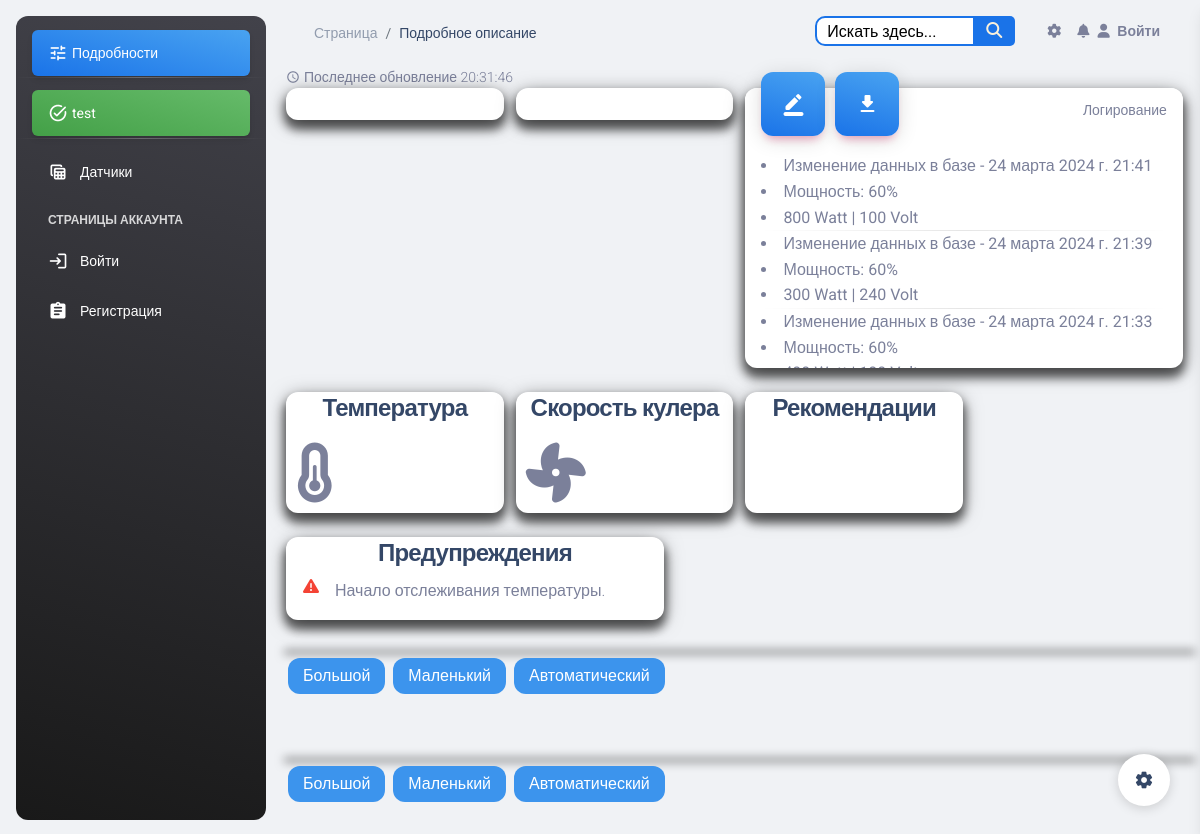
Page /sensors/1/ on the earlier database version.
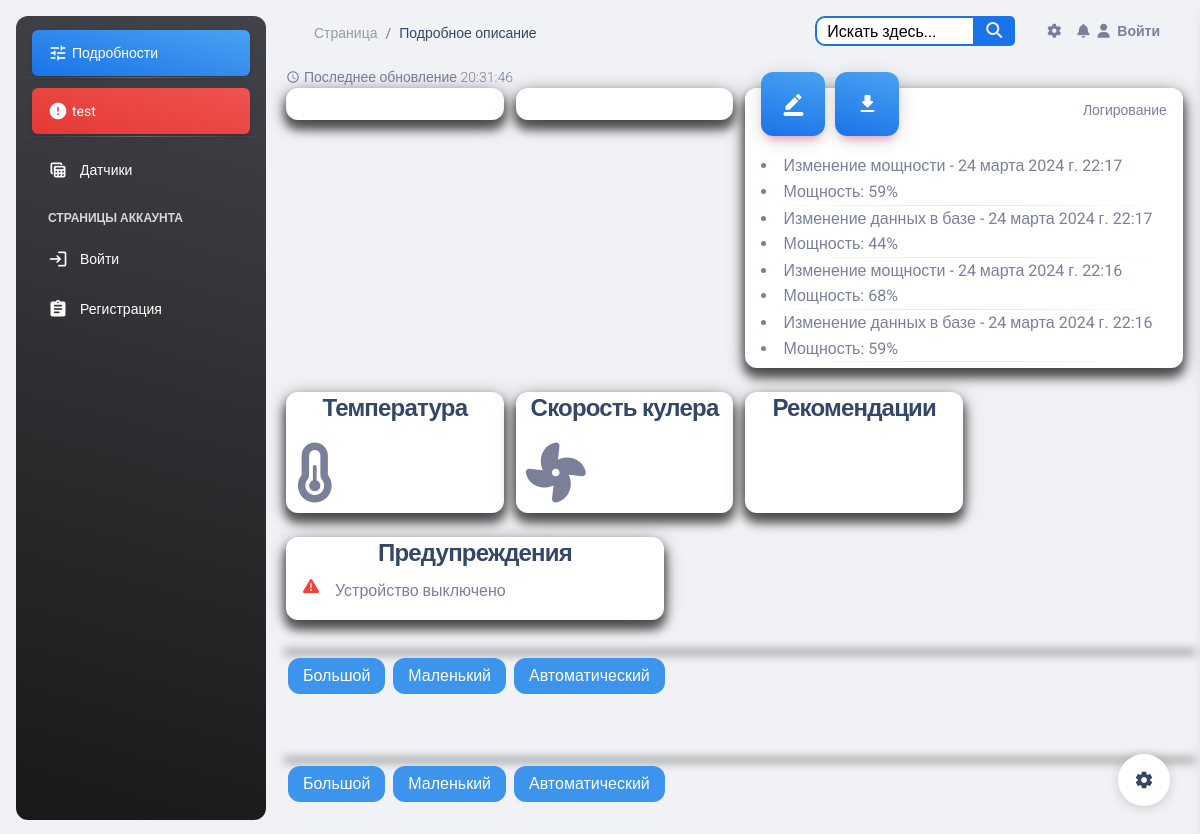
Same page on the later database version.
### esp_sensor/models.py (models this page shows, shortened)
class Sensor(models.Model):
    id = models.AutoField(primary_key=True)
    name = models.CharField('Имя датчика', max_length=100, unique=True)
    slug = models.SlugField(max_length=255, unique=True, db_index=True, verbose_name="URL")
    description = models.TextField('Описание', blank=True)
    owner = models.CharField("Владелец", max_length=100, blank=True)
    date_added = models.DateTimeField('Дата добавления', default=timezone.now)
    country = models.ManyToManyField(Country, blank=True, verbose_name='Страна')
    city = models.ManyToManyField(City, blank=True, verbose_name='Город')
    inclusions = models.IntegerField("Количество включений", default=0)
    power = models.IntegerField(default=0,
                                blank=True,
                                verbose_name='Мощность',
                                validators=[MinValueValidator(0), MaxValueValidator(100)])
    watt = models.IntegerField("Потребление мощности", default=0)
    volt = models.IntegerField("Электрическое напряжение", default=0)
    work = models.BooleanField('Онлайн', default=True)
    blocked = models.BooleanField('Заблокирован', default=False)
    temperature = models.FloatField('Температура', default=0)
    fan_speed = models.IntegerField('Скорость кулера', default=0)
    class Meta:
        verbose_name = 'Датчик'
        verbose_name_plural = 'Датчики'

class SensorLog(models.Model):
    sensor = models.ForeignKey(Sensor, on_delete=models.CASCADE)
    timestamp = models.DateTimeField(auto_now_add=True)
    log_type = models.CharField(max_length=20)
    previous_power = models.IntegerField(null=True, blank=True)
    previous_watt = models.IntegerField(null=True, blank=True)
    previous_volt = models.IntegerField(null=True, blank=True)

### esp_sensor/views.py (the view, shortened to what this page needs)
# urls.py: path('sensors/<int:pk>/', SensorDetailView.as_view(), name='sensor_detail'),
class SensorDetailView(DetailView):
    model = Sensor
    template_name = 'sensor/sensor_detail.html'
    context_object_name = 'sensor'
    paginate_by = 15
    def get_queryset(self):
        queryset = super().get_queryset()
        return queryset.prefetch_related('sensorlog_set').all()
    def get_context_data(self, **kwargs):
        context = super().get_context_data(**kwargs)
        sensor = self.get_object()
        logs = sensor.sensorlog_set.all().order_by('-timestamp')
        paginator = Paginator(logs, 10)
        page_number = self.request.GET.get('page')
        page_logs = paginator.get_page(page_number)
        context['logs'] = page_logs
        context['sensor_id'] = sensor.id
        temperature = sensor.temperature
        fan_speed = sensor.fan_speed
        context['temperature'] = temperature
        context['fan_speed'] = fan_speed
        self.add_warnings_to_context(sensor, context)
        self.add_recommendations_to_context(sensor, context)
        if logs.exists():
            context['latest_log'] = logs.last()
        else:
            context['latest_log'] = None
        return context
    def add_warnings_to_context(self, sensor, context):
        warnings = []
        previous_temperatures = self.request.session.get('previous_temperatures', [])
        temperature = sensor.temperature
        fan_speed = sensor.fan_speed
        if previous_temperatures:
            last_three_temperatures = previous_temperatures[-3:]
            if all(temp > last_three_temperatures[i - 1] for i, temp in
                   enumerate(last_three_temperatures[1:], start=1)):
                warnings.append('Температура постоянно растет.')
        else:
            warnings.append('Начало отслеживания температуры.')
        previous_temperatures.append(temperature)
        self.request.session['previous_temperatures'] = previous_temperatures
        if temperature is not None and temperature > 80:
            warnings.append('Высокая температура устройства')
        if fan_speed is not None and fan_speed < 100:
            warnings.append('Низкая скорость кулера')
        context['warnings'] = warnings
    def add_recommendations_to_context(self, sensor, context):
        recommendations = []
        previous_powers = self.request.session.get('previous_powers', [])
        power = sensor.power
        previous_powers.append(power)
        self.request.session['previous_powers'] = previous_powers
        if len(previous_powers) >= 5 and all(p > 90 for p in previous_powers[-5:]):
            recommendations.append('Мощность устройства долгое время превышает 90%. Рекомендуется снизить мощность.')
        context['recommendations'] = recommendations
    def render_to_response(self, context, **response_kwargs):
        if self.request.headers.get('x-requested-with') == 'XMLHttpRequest':
            logs_html = self.render_logs_to_html(context['logs'])
            num_pages = context['logs'].paginator.num_pages
            return JsonResponse(
                {'logs_html': logs_html, 'has_next': context['logs'].has_next(), 'num_pages': num_pages})
        else:
            return super().render_to_response(context, **response_kwargs)

### templates/sensor/sensor_detail.html (shortened to what the changed rows need)
{% load static %}
{% include 'base.html' %}
<body class="g-sidenav-show  bg-gray-200">
<aside class="sidenav navbar navbar-vertical navbar-expand-xs border-0 border-radius-xl my-3 fixed-start ms-3   bg-gradient-dark"
       id="sidenav-main">
    <div style="margin: 10px 0px 10px 0px">
        <ul class="navbar-nav">
            {% if sensor.work %}
                <li class="nav-item">
                    <a class="nav-link text-white active bg-gradient-success">
                        <div class="text-white text-center d-flex align-items-center justify-content-center">
                            <i class="material-icons opacity-10">task_alt</i>
                        </div>
                        <span class="nav-link-text ms-1">{{ sensor.name }}</span>
                    </a>
                </li>
            {% else %}
                <a class="nav-link text-white active bg-gradient-danger">
                    <div class="text-white text-center d-flex align-items-center justify-content-center">
                        <i class="material-icons opacity-10">error</i>
                    </div>
                    <span class="nav-link-text ms-1">{{ sensor.name }}</span>
                </a>
            {% endif %}
        </ul>
    </div>
</aside>
<main class="main-content position-relative max-height-vh-100 h-100 border-radius-lg ">
    <div class="container-fluid">
        <div class="row">
            <div class="col-xl-6 col-sm-6 mb-xl-0 mb-4">
                <div class="card" style="height: 280px; margin-right: 10px;">
                    <div class="card-footer p-3" id="myDiv" style="overflow-y: scroll; width: 100%; height: 290px">
                        <div id="logs-container">
                            {% for log in logs %}
                                <li>{{ log.log_type }} - {{ log.timestamp }}</li>
                                <li>Мощность: {{ log.previous_power }}%</li>
                                {% if log.previous_watt %}
                                    <li>{{ log.previous_watt }} Watt | {% if log.previous_volt %}
                                        {{ log.previous_volt }} Volt
                                    {% endif %}</li>
                                {% endif %}
                                <hr class="dark horizontal my-0">
                            {% endfor %}
                        </div>
                    </div>
                </div>
            </div>
        </div>
        <div class="row">
            <div class="col-xl-3 col-sm-6 mb-xl-0 mt-4 d-flex" style="width: 390px;">
                <div class="card flex-grow-1">
                    <div class="recommendations-content" style="overflow-y: auto; max-height: 100px;">
                        <ul style="list-style: none;" id="warnings-list">
                            {% if sensor.work %}
                                {% for warning in warnings %}
                                    <li class="d-flex" style="margin-left: -15px;">
                                        <div class="me-3 text-danger">
                                            <i class="fas fa-exclamation-triangle"></i>
                                        </div>
                                        <p style="margin-bottom: 0;">{{ warning }}</p>
                                    </li>
                                {% endfor %}
                            {% else %}
                                <li class="d-flex" style="margin-left: -15px;">
                                    <div class="me-3 text-danger">
                                        <i class="fas fa-exclamation-triangle"></i>
                                    </div>
                                    <p style="margin-bottom: 0;">Устройство выключено</p>
                                </li>
                            {% endif %}
                        </ul>
                    </div>
                </div>
            </div>
        </div>
</main>
</body>

Differences in the rows shown:
no longer on this page (row unchanged): SensorLog: log_type "Изменение данных в базе", timestamp "24 марта 2024 г. 21:41", previous_power "60", previous_watt "800", previous_volt "100"
no longer on this page (row unchanged): SensorLog: log_type "Изменение данных в базе", timestamp "24 марта 2024 г. 21:39", previous_power "60", previous_watt "300", previous_volt "240"
no longer on this page (row unchanged): SensorLog: log_type "Изменение данных в базе", timestamp "24 марта 2024 г. 21:33", previous_power "60"
changed Sensor "test": work True → False (drawn)
added SensorLog: log_type "Изменение мощности", timestamp "24 марта 2024 г. 22:17", previous_power "59"
added SensorLog: log_type "Изменение данных в базе", timestamp "24 марта 2024 г. 22:17", previous_power "44"
added SensorLog: log_type "Изменение мощности", timestamp "24 марта 2024 г. 22:16", previous_power "68"
added SensorLog: log_type "Изменение данных в базе", timestamp "24 марта 2024 г. 22:16", previous_power "59"
Other differences:
text now shown: "Устройство выключено"
list line gone: "Начало отслеживания температуры."
